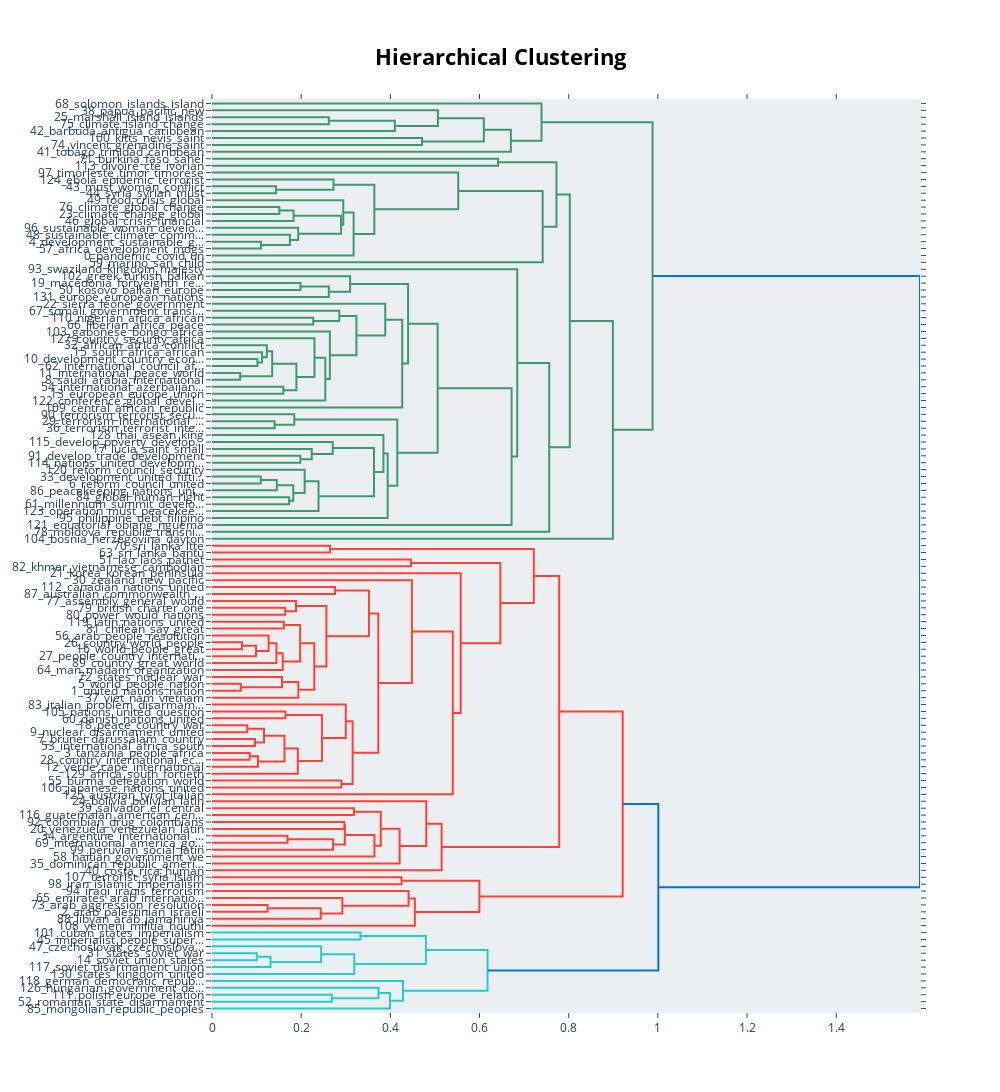

Notebook code cell kept with this figure:
### Code cell
topic_model.visualize_hierarchy()

### Figure 1 — Plotly figure (JSON) as saved in the notebook; plotly's stock layout.template omitted (floating-point values rounded to 4 significant figures; data arrays with more than 128 entries replaced by an {"elided": "..."} marker saying what was removed)
{"data": [{"hoverinfo": "text", "marker": {"color": "rgb(61,153,112)"}, "mode": "lines", "type": "scatter", "x": [0, 0.262, 0.262, 0], "xaxis": "x", "y": [-25, -25, -35, -35], "yaxis": "y"}, {"hoverinfo": "text", "marker": {"color": "rgb(61,153,112)"}, "mode": "lines", "type": "scatter", "x": [0.262, 0.4101, 0.4101, 0], "xaxis": "x", "y": [-30, -30, -45, -45], "yaxis": "y"}, {"hoverinfo": "text", "marker": {"color": "rgb(61,153,112)"}, "mode": "lines", "type": "scatter", "x": [0, 0.5067, 0.5067, 0.4101], "xaxis": "x", "y": [-15, -15, -37.5, -37.5], "yaxis": "y"}, {"hoverinfo": "text", "marker": {"color": "rgb(61,153,112)"}, "mode": "lines", "type": "scatter", "x": [0, 0.4711, 0.4711, 0], "xaxis": "x", "y": [-55, -55, -65, -65], "yaxis": "y"}, {"hoverinfo": "text", "marker": {"color": "rgb(61,153,112)"}, "mode": "lines", "type": "scatter", "x": [0.5067, 0.6097, 0.6097, 0.4711], "xaxis": "x", "y": [-26.25, -26.25, -60, -60], "yaxis": "y"}, {"hoverinfo": "text", "marker": {"color": "rgb(61,153,112)"}, "mode": "lines", "type": "scatter", "x": [0.6097, 0.6703, 0.6703, 0], "xaxis": "x", "y": [-43.12, -43.12, -75, -75], "yaxis": "y"}, {"hoverinfo": "text", "marker": {"color": "rgb(61,153,112)"}, "mode": "lines", "type": "scatter", "x": [0, 0.739, 0.739, 0.6703], "xaxis": "x", "y": [-5, -5, -59.06, -59.06], "yaxis": "y"}, {"hoverinfo": "text", "marker": {"color": "rgb(61,153,112)"}, "mode": "lines", "type": "scatter", "x": [0, 0.6415, 0.6415, 0], "xaxis": "x", "y": [-85, -85, -95, -95], "yaxis": "y"}, {"hoverinfo": "text", "marker": {"color": "rgb(61,153,112)"}, "mode": "lines", "type": "scatter", "x": [0, 0.1433, 0.1433, 0], "xaxis": "x", "y": [-125, -125, -135, -135], "yaxis": "y"}, {"hoverinfo": "text", "marker": {"color": "rgb(61,153,112)"}, "mode": "lines", "type": "scatter", "x": [0, 0.2725, 0.2725, 0.1433], "xaxis": "x", "y": [-115, -115, -130, -130], "yaxis": "y"}, {"hoverinfo": "text", "marker": {"color": "rgb(61,153,112)"}, "mode": "lines", "type": "scatter", "x": [0, 0.151, 0.151, 0], "xaxis": "x", "y": [-155, -155, -165, -165], "yaxis": "y"}, {"hoverinfo": "text", "marker": {"color": "rgb(61,153,112)"}, "mode": "lines", "type": "scatter", "x": [0.151, 0.183, 0.183, 0], "xaxis": "x", "y": [-160, -160, -175, -175], "yaxis": "y"}, {"hoverinfo": "text", "marker": {"color": "rgb(61,153,112)"}, "mode": "lines", "type": "scatter", "x": [0, 0.1098, 0.1098, 0], "xaxis": "x", "y": [-205, -205, -215, -215], "yaxis": "y"}, {"hoverinfo": "text", "marker": {"color": "rgb(61,153,112)"}, "mode": "lines", "type": "scatter", "x": [0, 0.1747, 0.1747, 0.1098], "xaxis": "x", "y": [-195, -195, -210, -210], "yaxis": "y"}, {"hoverinfo": "text", "marker": {"color": "rgb(61,153,112)"}, "mode": "lines", "type": "scatter", "x": [0, 0.1934, 0.1934, 0.1747], "xaxis": "x", "y": [-185, -185, -202.5, -202.5], "yaxis": "y"}, {"hoverinfo": "text", "marker": {"color": "rgb(61,153,112)"}, "mode": "lines", "type": "scatter", "x": [0.183, 0.2895, 0.2895, 0.1934], "xaxis": "x", "y": [-167.5, -167.5, -193.8, -193.8], "yaxis": "y"}, {"hoverinfo": "text", "marker": {"color": "rgb(61,153,112)"}, "mode": "lines", "type": "scatter", "x": [0, 0.2944, 0.2944, 0.2895], "xaxis": "x", "y": [-145, -145, -180.6, -180.6], "yaxis": "y"}, {"hoverinfo": "text", "marker": {"color": "rgb(61,153,112)"}, "mode": "lines", "type": "scatter", "x": [0.2944, 0.3176, 0.3176, 0], "xaxis": "x", "y": [-162.8, -162.8, -225, -225], "yaxis": "y"}, {"hoverinfo": "text", "marker": {"color": "rgb(61,153,112)"}, "mode": "lines", "type": "scatter", "x": [0.2725, 0.3642, 0.3642, 0.3176], "xaxis": "x", "y": [-122.5, -122.5, -193.9, -193.9], "yaxis": "y"}, {"hoverinfo": "text", "marker": {"color": "rgb(61,153,112)"}, "mode": "lines", "type": "scatter", "x": [0, 0.5523, 0.5523, 0.3642], "xaxis": "x", "y": [-105, -105, -158.2, -158.2], "yaxis": "y"}, {"hoverinfo": "text", "marker": {"color": "rgb(61,153,112)"}, "mode": "lines", "type": "scatter", "x": [0.5523, 0.7416, 0.7416, 0], "xaxis": "x", "y": [-131.6, -131.6, -235, -235], "yaxis": "y"}, {"hoverinfo": "text", "marker": {"color": "rgb(61,153,112)"}, "mode": "lines", "type": "scatter", "x": [0.6415, 0.7726, 0.7726, 0.7416], "xaxis": "x", "y": [-90, -90, -183.3, -183.3], "yaxis": "y"}, {"hoverinfo": "text", "marker": {"color": "rgb(61,153,112)"}, "mode": "lines", "type": "scatter", "x": [0, 0.1984, 0.1984, 0], "xaxis": "x", "y": [-265, -265, -275, -275], "yaxis": "y"}, {"hoverinfo": "text", "marker": {"color": "rgb(61,153,112)"}, "mode": "lines", "type": "scatter", "x": [0.1984, 0.262, 0.262, 0], "xaxis": "x", "y": [-270, -270, -285, -285], "yaxis": "y"}, {"hoverinfo": "text", "marker": {"color": "rgb(61,153,112)"}, "mode": "lines", "type": "scatter", "x": [0, 0.3097, 0.3097, 0.262], "xaxis": "x", "y": [-255, -255, -277.5, -277.5], "yaxis": "y"}, {"hoverinfo": "text", "marker": {"color": "rgb(61,153,112)"}, "mode": "lines", "type": "scatter", "x": [0, 0.2271, 0.2271, 0], "xaxis": "x", "y": [-315, -315, -325, -325], "yaxis": "y"}, {"hoverinfo": "text", "marker": {"color": "rgb(61,153,112)"}, "mode": "lines", "type": "scatter", "x": [0, 0.2855, 0.2855, 0.2271], "xaxis": "x", "y": [-305, -305, -320, -320], "yaxis": "y"}, {"hoverinfo": "text", "marker": {"color": "rgb(61,153,112)"}, "mode": "lines", "type": "scatter", "x": [0, 0.1019, 0.1019, 0], "xaxis": "x", "y": [-375, -375, -385, -385], "yaxis": "y"}, {"hoverinfo": "text", "marker": {"color": "rgb(61,153,112)"}, "mode": "lines", "type": "scatter", "x": [0, 0.1122, 0.1122, 0.1019], "xaxis": "x", "y": [-365, -365, -380, -380], "yaxis": "y"}, {"hoverinfo": "text", "marker": {"color": "rgb(61,153,112)"}, "mode": "lines", "type": "scatter", "x": [0, 0.123, 0.123, 0.1122], "xaxis": "x", "y": [-355, -355, -372.5, -372.5], "yaxis": "y"}, {"hoverinfo": "text", "marker": {"color": "rgb(61,153,112)"}, "mode": "lines", "type": "scatter", "x": [0, 0.06319, 0.06319, 0], "xaxis": "x", "y": [-395, -395, -405, -405], "yaxis": "y"}, {"hoverinfo": "text", "marker": {"color": "rgb(61,153,112)"}, "mode": "lines", "type": "scatter", "x": [0.123, 0.135, 0.135, 0.06319], "xaxis": "x", "y": [-363.8, -363.8, -400, -400], "yaxis": "y"}, {"hoverinfo": "text", "marker": {"color": "rgb(61,153,112)"}, "mode": "lines", "type": "scatter", "x": [0, 0.1601, 0.1601, 0], "xaxis": "x", "y": [-415, -415, -425, -425], "yaxis": "y"}, {"hoverinfo": "text", "marker": {"color": "rgb(61,153,112)"}, "mode": "lines", "type": "scatter", "x": [0.135, 0.1893, 0.1893, 0.1601], "xaxis": "x", "y": [-381.9, -381.9, -420, -420], "yaxis": "y"}, {"hoverinfo": "text", "marker": {"color": "rgb(61,153,112)"}, "mode": "lines", "type": "scatter", "x": [0, 0.2299, 0.2299, 0.1893], "xaxis": "x", "y": [-345, -345, -400.9, -400.9], "yaxis": "y"}, {"hoverinfo": "text", "marker": {"color": "rgb(61,153,112)"}, "mode": "lines", "type": "scatter", "x": [0.2299, 0.2542, 0.2542, 0], "xaxis": "x", "y": [-373.0, -373.0, -435, -435], "yaxis": "y"}, {"hoverinfo": "text", "marker": {"color": "rgb(61,153,112)"}, "mode": "lines", "type": "scatter", "x": [0, 0.2644, 0.2644, 0.2542], "xaxis": "x", "y": [-335, -335, -404.0, -404.0], "yaxis": "y"}, {"hoverinfo": "text", "marker": {"color": "rgb(61,153,112)"}, "mode": "lines", "type": "scatter", "x": [0.2855, 0.3239, 0.3239, 0.2644], "xaxis": "x", "y": [-312.5, -312.5, -369.5, -369.5], "yaxis": "y"}, {"hoverinfo": "text", "marker": {"color": "rgb(61,153,112)"}, "mode": "lines", "type": "scatter", "x": [0, 0.3886, 0.3886, 0.3239], "xaxis": "x", "y": [-295, -295, -341.0, -341.0], "yaxis": "y"}, {"hoverinfo": "text", "marker": {"color": "rgb(61,153,112)"}, "mode": "lines", "type": "scatter", "x": [0.3886, 0.4266, 0.4266, 0], "xaxis": "x", "y": [-318.0, -318.0, -445, -445], "yaxis": "y"}, {"hoverinfo": "text", "marker": {"color": "rgb(61,153,112)"}, "mode": "lines", "type": "scatter", "x": [0.3097, 0.4398, 0.4398, 0.4266], "xaxis": "x", "y": [-266.2, -266.2, -381.5, -381.5], "yaxis": "y"}, {"hoverinfo": "text", "marker": {"color": "rgb(61,153,112)"}, "mode": "lines", "type": "scatter", "x": [0, 0.1404, 0.1404, 0], "xaxis": "x", "y": [-465, -465, -475, -475], "yaxis": "y"}, {"hoverinfo": "text", "marker": {"color": "rgb(61,153,112)"}, "mode": "lines", "type": "scatter", "x": [0, 0.1846, 0.1846, 0.1404], "xaxis": "x", "y": [-455, -455, -470, -470], "yaxis": "y"}, {"hoverinfo": "text", "marker": {"color": "rgb(61,153,112)"}, "mode": "lines", "type": "scatter", "x": [0, 0.1982, 0.1982, 0], "xaxis": "x", "y": [-515, -515, -525, -525], "yaxis": "y"}, {"hoverinfo": "text", "marker": {"color": "rgb(61,153,112)"}, "mode": "lines", "type": "scatter", "x": [0, 0.2237, 0.2237, 0.1982], "xaxis": "x", "y": [-505, -505, -520, -520], "yaxis": "y"}, {"hoverinfo": "text", "marker": {"color": "rgb(61,153,112)"}, "mode": "lines", "type": "scatter", "x": [0, 0.2708, 0.2708, 0.2237], "xaxis": "x", "y": [-495, -495, -512.5, -512.5], "yaxis": "y"}, {"hoverinfo": "text", "marker": {"color": "rgb(61,153,112)"}, "mode": "lines", "type": "scatter", "x": [0, 0.1096, 0.1096, 0], "xaxis": "x", "y": [-545, -545, -555, -555], "yaxis": "y"}, {"hoverinfo": "text", "marker": {"color": "rgb(61,153,112)"}, "mode": "lines", "type": "scatter", "x": [0.1096, 0.1453, 0.1453, 0], "xaxis": "x", "y": [-550, -550, -565, -565], "yaxis": "y"}, {"hoverinfo": "text", "marker": {"color": "rgb(61,153,112)"}, "mode": "lines", "type": "scatter", "x": [0, 0.173, 0.173, 0], "xaxis": "x", "y": [-575, -575, -585, -585], "yaxis": "y"}, {"hoverinfo": "text", "marker": {"color": "rgb(61,153,112)"}, "mode": "lines", "type": "scatter", "x": [0.1453, 0.1822, 0.1822, 0.173], "xaxis": "x", "y": [-557.5, -557.5, -580, -580], "yaxis": "y"}, {"hoverinfo": "text", "marker": {"color": "rgb(61,153,112)"}, "mode": "lines", "type": "scatter", "x": [0, 0.2078, 0.2078, 0.1822], "xaxis": "x", "y": [-535, -535, -568.8, -568.8], "yaxis": "y"}, {"hoverinfo": "text", "marker": {"color": "rgb(61,153,112)"}, "mode": "lines", "type": "scatter", "x": [0.2078, 0.2389, 0.2389, 0], "xaxis": "x", "y": [-551.9, -551.9, -595, -595], "yaxis": "y"}, {"hoverinfo": "text", "marker": {"color": "rgb(61,153,112)"}, "mode": "lines", "type": "scatter", "x": [0.2708, 0.3633, 0.3633, 0.2389], "xaxis": "x", "y": [-503.8, -503.8, -573.4, -573.4], "yaxis": "y"}, {"hoverinfo": "text", "marker": {"color": "rgb(61,153,112)"}, "mode": "lines", "type": "scatter", "x": [0, 0.3845, 0.3845, 0.3633], "xaxis": "x", "y": [-485, -485, -538.6, -538.6], "yaxis": "y"}, {"hoverinfo": "text", "marker": {"color": "rgb(61,153,112)"}, "mode": "lines", "type": "scatter", "x": [0.3845, 0.394, 0.394, 0], "xaxis": "x", "y": [-511.8, -511.8, -605, -605], "yaxis": "y"}, {"hoverinfo": "text", "marker": {"color": "rgb(61,153,112)"}, "mode": "lines", "type": "scatter", "x": [0.1846, 0.4156, 0.4156, 0.394], "xaxis": "x", "y": [-462.5, -462.5, -558.4, -558.4], "yaxis": "y"}, {"hoverinfo": "text", "marker": {"color": "rgb(61,153,112)"}, "mode": "lines", "type": "scatter", "x": [0.4398, 0.5061, 0.5061, 0.4156], "xaxis": "x", "y": [-323.9, -323.9, -510.4, -510.4], "yaxis": "y"}, {"hoverinfo": "text", "marker": {"color": "rgb(61,153,112)"}, "mode": "lines", "type": "scatter", "x": [0.5061, 0.6719, 0.6719, 0], "xaxis": "x", "y": [-417.2, -417.2, -615, -615], "yaxis": "y"}, {"hoverinfo": "text", "marker": {"color": "rgb(61,153,112)"}, "mode": "lines", "type": "scatter", "x": [0, 0.6846, 0.6846, 0.6719], "xaxis": "x", "y": [-245, -245, -516.1, -516.1], "yaxis": "y"}, {"hoverinfo": "text", "marker": {"color": "rgb(61,153,112)"}, "mode": "lines", "type": "scatter", "x": [0.6846, 0.7563, 0.7563, 0], "xaxis": "x", "y": [-380.5, -380.5, -625, -625], "yaxis": "y"}, {"hoverinfo": "text", "marker": {"color": "rgb(61,153,112)"}, "mode": "lines", "type": "scatter", "x": [0.7726, 0.8025, 0.8025, 0.7563], "xaxis": "x", "y": [-136.7, -136.7, -502.8, -502.8], "yaxis": "y"}, {"hoverinfo": "text", "marker": {"color": "rgb(61,153,112)"}, "mode": "lines", "type": "scatter", "x": [0.8025, 0.8991, 0.8991, 0], "xaxis": "x", "y": [-319.7, -319.7, -635, -635], "yaxis": "y"}, {"hoverinfo": "text", "marker": {"color": "rgb(61,153,112)"}, "mode": "lines", "type": "scatter", "x": [0.739, 0.9881, 0.9881, 0.8991], "xaxis": "x", "y": [-32.03, -32.03, -477.4, -477.4], "yaxis": "y"}, {"hoverinfo": "text", "marker": {"color": "rgb(255,65,54)"}, "mode": "lines", "type": "scatter", "x": [0, 0.2649, 0.2649, 0], "xaxis": "x", "y": [-645, -645, -655, -655], "yaxis": "y"}, {"hoverinfo": "text", "marker": {"color": "rgb(255,65,54)"}, "mode": "lines", "type": "scatter", "x": [0, 0.4466, 0.4466, 0], "xaxis": "x", "y": [-665, -665, -675, -675], "yaxis": "y"}, {"hoverinfo": "text", "marker": {"color": "rgb(255,65,54)"}, "mode": "lines", "type": "scatter", "x": [0, 0.2761, 0.2761, 0], "xaxis": "x", "y": [-705, -705, -715, -715], "yaxis": "y"}, {"hoverinfo": "text", "marker": {"color": "rgb(255,65,54)"}, "mode": "lines", "type": "scatter", "x": [0, 0.1644, 0.1644, 0], "xaxis": "x", "y": [-735, -735, -745, -745], "yaxis": "y"}, {"hoverinfo": "text", "marker": {"color": "rgb(255,65,54)"}, "mode": "lines", "type": "scatter", "x": [0, 0.1884, 0.1884, 0.1644], "xaxis": "x", "y": [-725, -725, -740, -740], "yaxis": "y"}, {"hoverinfo": "text", "marker": {"color": "rgb(255,65,54)"}, "mode": "lines", "type": "scatter", "x": [0, 0.1612, 0.1612, 0], "xaxis": "x", "y": [-755, -755, -765, -765], "yaxis": "y"}, {"hoverinfo": "text", "marker": {"color": "rgb(255,65,54)"}, "mode": "lines", "type": "scatter", "x": [0, 0.06729, 0.06729, 0], "xaxis": "x", "y": [-785, -785, -795, -795], "yaxis": "y"}, {"hoverinfo": "text", "marker": {"color": "rgb(255,65,54)"}, "mode": "lines", "type": "scatter", "x": [0.06729, 0.09875, 0.09875, 0], "xaxis": "x", "y": [-790, -790, -805, -805], "yaxis": "y"}, {"hoverinfo": "text", "marker": {"color": "rgb(255,65,54)"}, "mode": "lines", "type": "scatter", "x": [0, 0.127, 0.127, 0.09875], "xaxis": "x", "y": [-775, -775, -797.5, -797.5], "yaxis": "y"}, {"hoverinfo": "text", "marker": {"color": "rgb(255,65,54)"}, "mode": "lines", "type": "scatter", "x": [0.127, 0.1445, 0.1445, 0], "xaxis": "x", "y": [-786.2, -786.2, -815, -815], "yaxis": "y"}, {"hoverinfo": "text", "marker": {"color": "rgb(255,65,54)"}, "mode": "lines", "type": "scatter", "x": [0.1445, 0.1586, 0.1586, 0], "xaxis": "x", "y": [-800.6, -800.6, -825, -825], "yaxis": "y"}, {"hoverinfo": "text", "marker": {"color": "rgb(255,65,54)"}, "mode": "lines", "type": "scatter", "x": [0.1612, 0.1976, 0.1976, 0.1586], "xaxis": "x", "y": [-760, -760, -812.8, -812.8], "yaxis": "y"}, {"hoverinfo": "text", "marker": {"color": "rgb(255,65,54)"}, "mode": "lines", "type": "scatter", "x": [0, 0.06455, 0.06455, 0], "xaxis": "x", "y": [-845, -845, -855, -855], "yaxis": "y"}, {"hoverinfo": "text", "marker": {"color": "rgb(255,65,54)"}, "mode": "lines", "type": "scatter", "x": [0, 0.157, 0.157, 0.06455], "xaxis": "x", "y": [-835, -835, -850, -850], "yaxis": "y"}, {"hoverinfo": "text", "marker": {"color": "rgb(255,65,54)"}, "mode": "lines", "type": "scatter", "x": [0.157, 0.1936, 0.1936, 0], "xaxis": "x", "y": [-842.5, -842.5, -865, -865], "yaxis": "y"}, {"hoverinfo": "text", "marker": {"color": "rgb(255,65,54)"}, "mode": "lines", "type": "scatter", "x": [0.1976, 0.2294, 0.2294, 0.1936], "xaxis": "x", "y": [-786.4, -786.4, -853.8, -853.8], "yaxis": "y"}, {"hoverinfo": "text", "marker": {"color": "rgb(255,65,54)"}, "mode": "lines", "type": "scatter", "x": [0.1884, 0.2566, 0.2566, 0.2294], "xaxis": "x", "y": [-732.5, -732.5, -820.1, -820.1], "yaxis": "y"}, {"hoverinfo": "text", "marker": {"color": "rgb(255,65,54)"}, "mode": "lines", "type": "scatter", "x": [0.2761, 0.352, 0.352, 0.2566], "xaxis": "x", "y": [-710, -710, -776.3, -776.3], "yaxis": "y"}, {"hoverinfo": "text", "marker": {"color": "rgb(255,65,54)"}, "mode": "lines", "type": "scatter", "x": [0, 0.1647, 0.1647, 0], "xaxis": "x", "y": [-885, -885, -895, -895], "yaxis": "y"}, {"hoverinfo": "text", "marker": {"color": "rgb(255,65,54)"}, "mode": "lines", "type": "scatter", "x": [0, 0.07919, 0.07919, 0], "xaxis": "x", "y": [-905, -905, -915, -915], "yaxis": "y"}, {"hoverinfo": "text", "marker": {"color": "rgb(255,65,54)"}, "mode": "lines", "type": "scatter", "x": [0, 0.09638, 0.09638, 0], "xaxis": "x", "y": [-925, -925, -935, -935], "yaxis": "y"}, {"hoverinfo": "text", "marker": {"color": "rgb(255,65,54)"}, "mode": "lines", "type": "scatter", "x": [0.07919, 0.1166, 0.1166, 0.09638], "xaxis": "x", "y": [-910, -910, -930, -930], "yaxis": "y"}, {"hoverinfo": "text", "marker": {"color": "rgb(255,65,54)"}, "mode": "lines", "type": "scatter", "x": [0, 0.08456, 0.08456, 0], "xaxis": "x", "y": [-945, -945, -955, -955], "yaxis": "y"}, {"hoverinfo": "text", "marker": {"color": "rgb(255,65,54)"}, "mode": "lines", "type": "scatter", "x": [0.08456, 0.1029, 0.1029, 0], "xaxis": "x", "y": [-950, -950, -965, -965], "yaxis": "y"}, {"hoverinfo": "text", "marker": {"color": "rgb(255,65,54)"}, "mode": "lines", "type": "scatter", "x": [0.1166, 0.1625, 0.1625, 0.1029], "xaxis": "x", "y": [-920, -920, -957.5, -957.5], "yaxis": "y"}, {"hoverinfo": "text", "marker": {"color": "rgb(255,65,54)"}, "mode": "lines", "type": "scatter", "x": [0.1625, 0.1925, 0.1925, 0], "xaxis": "x", "y": [-938.8, -938.8, -975, -975], "yaxis": "y"}, {"hoverinfo": "text", "marker": {"color": "rgb(255,65,54)"}, "mode": "lines", "type": "scatter", "x": [0.1647, 0.2465, 0.2465, 0.1925], "xaxis": "x", "y": [-890, -890, -956.9, -956.9], "yaxis": "y"}, {"hoverinfo": "text", "marker": {"color": "rgb(255,65,54)"}, "mode": "lines", "type": "scatter", "x": [0, 0.3001, 0.3001, 0.2465], "xaxis": "x", "y": [-875, -875, -923.4, -923.4], "yaxis": "y"}, {"hoverinfo": "text", "marker": {"color": "rgb(255,65,54)"}, "mode": "lines", "type": "scatter", "x": [0, 0.2903, 0.2903, 0], "xaxis": "x", "y": [-985, -985, -995, -995], "yaxis": "y"}, {"hoverinfo": "text", "marker": {"color": "rgb(255,65,54)"}, "mode": "lines", "type": "scatter", "x": [0.3001, 0.3154, 0.3154, 0.2903], "xaxis": "x", "y": [-899.2, -899.2, -990, -990], "yaxis": "y"}, {"hoverinfo": "text", "marker": {"color": "rgb(255,65,54)"}, "mode": "lines", "type": "scatter", "x": [0.352, 0.3729, 0.3729, 0.3154], "xaxis": "x", "y": [-743.1, -743.1, -944.6, -944.6], "yaxis": "y"}, {"hoverinfo": "text", "marker": {"color": "rgb(255,65,54)"}, "mode": "lines", "type": "scatter", "x": [0, 0.4483, 0.4483, 0.3729], "xaxis": "x", "y": [-695, -695, -843.9, -843.9], "yaxis": "y"}, {"hoverinfo": "text", "marker": {"color": "rgb(255,65,54)"}, "mode": "lines", "type": "scatter", "x": [0.4483, 0.5401, 0.5401, 0], "xaxis": "x", "y": [-769.4, -769.4, -1005, -1005], "yaxis": "y"}, {"hoverinfo": "text", "marker": {"color": "rgb(255,65,54)"}, "mode": "lines", "type": "scatter", "x": [0, 0.5578, 0.5578, 0.5401], "xaxis": "x", "y": [-685, -685, -887.2, -887.2], "yaxis": "y"}, {"hoverinfo": "text", "marker": {"color": "rgb(255,65,54)"}, "mode": "lines", "type": "scatter", "x": [0.4466, 0.6467, 0.6467, 0.5578], "xaxis": "x", "y": [-670, -670, -786.1, -786.1], "yaxis": "y"}, {"hoverinfo": "text", "marker": {"color": "rgb(255,65,54)"}, "mode": "lines", "type": "scatter", "x": [0.2649, 0.7217, 0.7217, 0.6467], "xaxis": "x", "y": [-650, -650, -728.1, -728.1], "yaxis": "y"}, {"hoverinfo": "text", "marker": {"color": "rgb(255,65,54)"}, "mode": "lines", "type": "scatter", "x": [0, 0.3183, 0.3183, 0], "xaxis": "x", "y": [-1025, -1025, -1035, -1035], "yaxis": "y"}, {"hoverinfo": "text", "marker": {"color": "rgb(255,65,54)"}, "mode": "lines", "type": "scatter", "x": [0, 0.2968, 0.2968, 0], "xaxis": "x", "y": [-1045, -1045, -1055, -1055], "yaxis": "y"}, {"hoverinfo": "text", "marker": {"color": "rgb(255,65,54)"}, "mode": "lines", "type": "scatter", "x": [0, 0.1693, 0.1693, 0], "xaxis": "x", "y": [-1065, -1065, -1075, -1075], "yaxis": "y"}, {"hoverinfo": "text", "marker": {"color": "rgb(255,65,54)"}, "mode": "lines", "type": "scatter", "x": [0.1693, 0.2715, 0.2715, 0], "xaxis": "x", "y": [-1070, -1070, -1085, -1085], "yaxis": "y"}, {"hoverinfo": "text", "marker": {"color": "rgb(255,65,54)"}, "mode": "lines", "type": "scatter", "x": [0.2968, 0.298, 0.298, 0.2715], "xaxis": "x", "y": [-1050, -1050, -1078.0, -1078.0], "yaxis": "y"}, {"hoverinfo": "text", "marker": {"color": "rgb(255,65,54)"}, "mode": "lines", "type": "scatter", "x": [0.298, 0.3643, 0.3643, 0], "xaxis": "x", "y": [-1064.0, -1064.0, -1095, -1095], "yaxis": "y"}, {"hoverinfo": "text", "marker": {"color": "rgb(255,65,54)"}, "mode": "lines", "type": "scatter", "x": [0.3183, 0.3786, 0.3786, 0.3643], "xaxis": "x", "y": [-1030, -1030, -1079.0, -1079.0], "yaxis": "y"}, {"hoverinfo": "text", "marker": {"color": "rgb(255,65,54)"}, "mode": "lines", "type": "scatter", "x": [0.3786, 0.4207, 0.4207, 0], "xaxis": "x", "y": [-1055.0, -1055.0, -1105, -1105], "yaxis": "y"}, {"hoverinfo": "text", "marker": {"color": "rgb(255,65,54)"}, "mode": "lines", "type": "scatter", "x": [0, 0.4806, 0.4806, 0.4207], "xaxis": "x", "y": [-1015, -1015, -1080.0, -1080.0], "yaxis": "y"}, {"hoverinfo": "text", "marker": {"color": "rgb(255,65,54)"}, "mode": "lines", "type": "scatter", "x": [0.4806, 0.515, 0.515, 0], "xaxis": "x", "y": [-1047.0, -1047.0, -1115, -1115], "yaxis": "y"}, {"hoverinfo": "text", "marker": {"color": "rgb(255,65,54)"}, "mode": "lines", "type": "scatter", "x": [0.7217, 0.7787, 0.7787, 0.515], "xaxis": "x", "y": [-689.0, -689.0, -1081.0, -1081.0], "yaxis": "y"}, {"hoverinfo": "text", "marker": {"color": "rgb(255,65,54)"}, "mode": "lines", "type": "scatter", "x": [0, 0.425, 0.425, 0], "xaxis": "x", "y": [-1125, -1125, -1135, -1135], "yaxis": "y"}, {"hoverinfo": "text", "marker": {"color": "rgb(255,65,54)"}, "mode": "lines", "type": "scatter", "x": [0, 0.1247, 0.1247, 0], "xaxis": "x", "y": [-1165, -1165, -1175, -1175], "yaxis": "y"}, {"hoverinfo": "text", "marker": {"color": "rgb(255,65,54)"}, "mode": "lines", "type": "scatter", "x": [0.1247, 0.2438, 0.2438, 0], "xaxis": "x", "y": [-1170, -1170, -1185, -1185], "yaxis": "y"}, {"hoverinfo": "text", "marker": {"color": "rgb(255,65,54)"}, "mode": "lines", "type": "scatter", "x": [0, 0.2923, 0.2923, 0.2438], "xaxis": "x", "y": [-1155, -1155, -1178.0, -1178.0], "yaxis": "y"}, {"hoverinfo": "text", "marker": {"color": "rgb(255,65,54)"}, "mode": "lines", "type": "scatter", "x": [0, 0.4409, 0.4409, 0.2923], "xaxis": "x", "y": [-1145, -1145, -1166.0, -1166.0], "yaxis": "y"}, {"hoverinfo": "text", "marker": {"color": "rgb(255,65,54)"}, "mode": "lines", "type": "scatter", "x": [0.4409, 0.455, 0.455, 0], "xaxis": "x", "y": [-1156.0, -1156.0, -1195, -1195], "yaxis": "y"}, {"hoverinfo": "text", "marker": {"color": "rgb(255,65,54)"}, "mode": "lines", "type": "scatter", "x": [0.425, 0.5997, 0.5997, 0.455], "xaxis": "x", "y": [-1130, -1130, -1175.0, -1175.0], "yaxis": "y"}, {"hoverinfo": "text", "marker": {"color": "rgb(255,65,54)"}, "mode": "lines", "type": "scatter", "x": [0.7787, 0.9211, 0.9211, 0.5997], "xaxis": "x", "y": [-885.1, -885.1, -1153.0, -1153.0], "yaxis": "y"}, {"hoverinfo": "text", "marker": {"color": "rgb(35,205,205)"}, "mode": "lines", "type": "scatter", "x": [0, 0.3328, 0.3328, 0], "xaxis": "x", "y": [-1205, -1205, -1215, -1215], "yaxis": "y"}, {"hoverinfo": "text", "marker": {"color": "rgb(35,205,205)"}, "mode": "lines", "type": "scatter", "x": [0, 0.1005, 0.1005, 0], "xaxis": "x", "y": [-1235, -1235, -1245, -1245], "yaxis": "y"}, {"hoverinfo": "text", "marker": {"color": "rgb(35,205,205)"}, "mode": "lines", "type": "scatter", "x": [0.1005, 0.1313, 0.1313, 0], "xaxis": "x", "y": [-1240, -1240, -1255, -1255], "yaxis": "y"}, {"hoverinfo": "text", "marker": {"color": "rgb(35,205,205)"}, "mode": "lines", "type": "scatter", "x": [0, 0.2448, 0.2448, 0.1313], "xaxis": "x", "y": [-1225, -1225, -1248.0, -1248.0], "yaxis": "y"}, {"hoverinfo": "text", "marker": {"color": "rgb(35,205,205)"}, "mode": "lines", "type": "scatter", "x": [0.2448, 0.3191, 0.3191, 0], "xaxis": "x", "y": [-1236.0, -1236.0, -1265, -1265], "yaxis": "y"}, {"hoverinfo": "text", "marker": {"color": "rgb(35,205,205)"}, "mode": "lines", "type": "scatter", "x": [0.3328, 0.4798, 0.4798, 0.3191], "xaxis": "x", "y": [-1210, -1210, -1251.0, -1251.0], "yaxis": "y"}, {"hoverinfo": "text", "marker": {"color": "rgb(35,205,205)"}, "mode": "lines", "type": "scatter", "x": [0, 0.2687, 0.2687, 0], "xaxis": "x", "y": [-1295, -1295, -1305, -1305], "yaxis": "y"}, {"hoverinfo": "text", "marker": {"color": "rgb(35,205,205)"}, "mode": "lines", "type": "scatter", "x": [0, 0.3735, 0.3735, 0.2687], "xaxis": "x", "y": [-1285, -1285, -1300, -1300], "yaxis": "y"}, {"hoverinfo": "text", "marker": {"color": "rgb(35,205,205)"}, "mode": "lines", "type": "scatter", "x": [0.3735, 0.3991, 0.3991, 0], "xaxis": "x", "y": [-1292.0, -1292.0, -1315, -1315], "yaxis": "y"}, {"hoverinfo": "text", "marker": {"color": "rgb(35,205,205)"}, "mode": "lines", "type": "scatter", "x": [0, 0.4283, 0.4283, 0.3991], "xaxis": "x", "y": [-1275, -1275, -1304.0, -1304.0], "yaxis": "y"}, {"hoverinfo": "text", "marker": {"color": "rgb(35,205,205)"}, "mode": "lines", "type": "scatter", "x": [0.4798, 0.618, 0.618, 0.4283], "xaxis": "x", "y": [-1230.0, -1230.0, -1289.0, -1289.0], "yaxis": "y"}, {"hoverinfo": "text", "marker": {"color": "rgb(0,116,217)"}, "mode": "lines", "type": "scatter", "x": [0.9211, 1.001, 1.001, 0.618], "xaxis": "x", "y": [-1019.0, -1019.0, -1260.0, -1260.0], "yaxis": "y"}, {"hoverinfo": "text", "marker": {"color": "rgb(0,116,217)"}, "mode": "lines", "type": "scatter", "x": [0.9881, 1.588, 1.588, 1.001], "xaxis": "x", "y": [-254.7, -254.7, -1139.0, -1139.0], "yaxis": "y"}], "layout": {"autosize": false, "height": 2180, "hoverlabel": {"bgcolor": "white", "font": {"family": "Rockwell", "size": 16}}, "hovermode": "closest", "plot_bgcolor": "#ECEFF1", "showlegend": false, "title": {"font": {"color": "Black", "size": 22}, "text": "<b>Hierarchical Clustering</b>", "x": 0.5, "xanchor": "center", "yanchor": "top"}, "width": 1000, "xaxis": {"mirror": "allticks", "rangemode": "tozero", "showgrid": false, "showline": true, "showticklabels": true, "ticks": "outside", "type": "linear", "zeroline": false}, "yaxis": {"mirror": "allticks", "range": [-1320, 0], "rangemode": "tozero", "showgrid": false, "showline": true, "showticklabels": true, "tickmode": "array", "ticks": "outside", "ticktext": {"elided": "132 str values"}, "tickvals": {"elided": "132 int values"}, "type": "linear", "zeroline": false}}}
